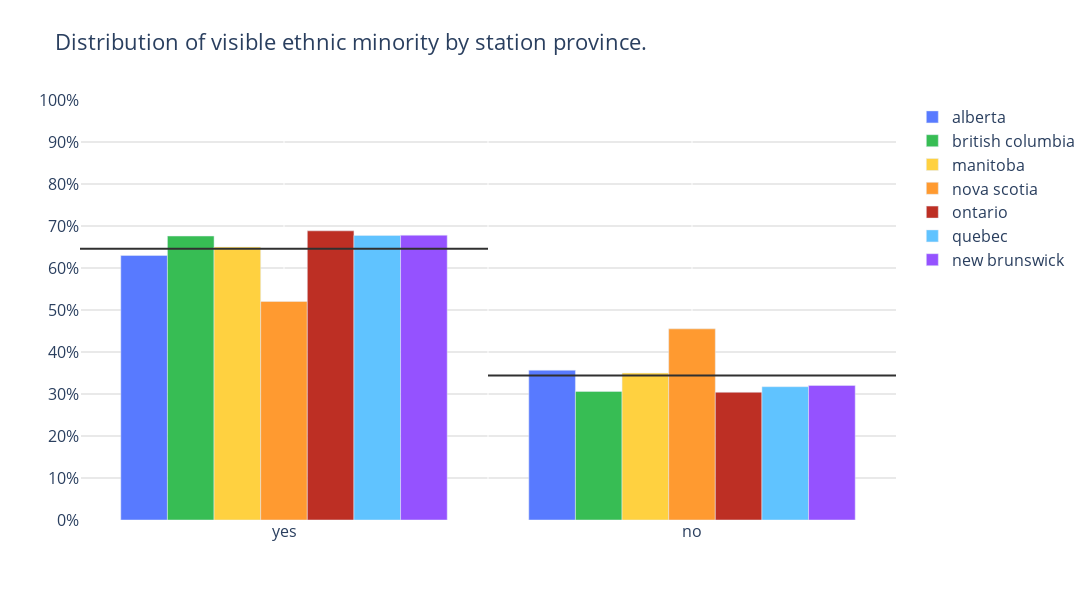

The notebook cell saved with this chart:
### Code cell
plot_categorical_comparison(
                                        categories = df['visible_ethnic_minority'], 
                                        compare_by = df['station_province'], 
                                        category_filter=['yes','no'], 
                                        color_dict=COLOR_DICT )

### Figure 1 — Plotly figure (JSON) as saved in the notebook; plotly's stock layout.template omitted (floating-point values rounded to 4 significant figures)
{"data": [{"marker": {"color": "#587AFF"}, "name": "alberta", "type": "bar", "x": ["yes", "no"], "y": [0.6299, 0.3565]}, {"marker": {"color": "#37BD54"}, "name": "british columbia", "type": "bar", "x": ["yes", "no"], "y": [0.6761, 0.3062]}, {"marker": {"color": "#FFD140"}, "name": "manitoba", "type": "bar", "x": ["yes", "no"], "y": [0.65, 0.35]}, {"marker": {"color": "#FF9A30"}, "name": "nova scotia", "type": "bar", "x": ["yes", "no"], "y": [0.5205, 0.4551]}, {"marker": {"color": "#BD2F24"}, "name": "ontario", "type": "bar", "x": ["yes", "no"], "y": [0.6885, 0.3042]}, {"marker": {"color": "#60C3FF"}, "name": "quebec", "type": "bar", "x": ["yes", "no"], "y": [0.6774, 0.3174]}, {"marker": {"color": "#9552FF"}, "name": "new brunswick", "type": "bar", "x": ["yes", "no"], "y": [0.6781, 0.3203]}, {"marker": {"color": "#303030"}, "mode": "lines", "name": "yes_average", "showlegend": false, "type": "scatter", "x": [0, 1], "xaxis": "x2", "y": [0.6458, 0.6458]}, {"marker": {"color": "#303030"}, "mode": "lines", "name": "no_average", "showlegend": false, "type": "scatter", "x": [1, 2], "xaxis": "x2", "y": [0.3443, 0.3443]}], "layout": {"barmode": "group", "font": {"size": 16}, "height": 600, "plot_bgcolor": "white", "title": {"text": "Distribution of visible ethnic minority by station province."}, "width": 1200, "xaxis2": {"overlaying": "x", "range": [0, 2], "showticklabels": false}, "yaxis": {"dtick": 0.1, "gridcolor": "lightgray", "range": [0, 1], "tickformat": ".0%"}}}
